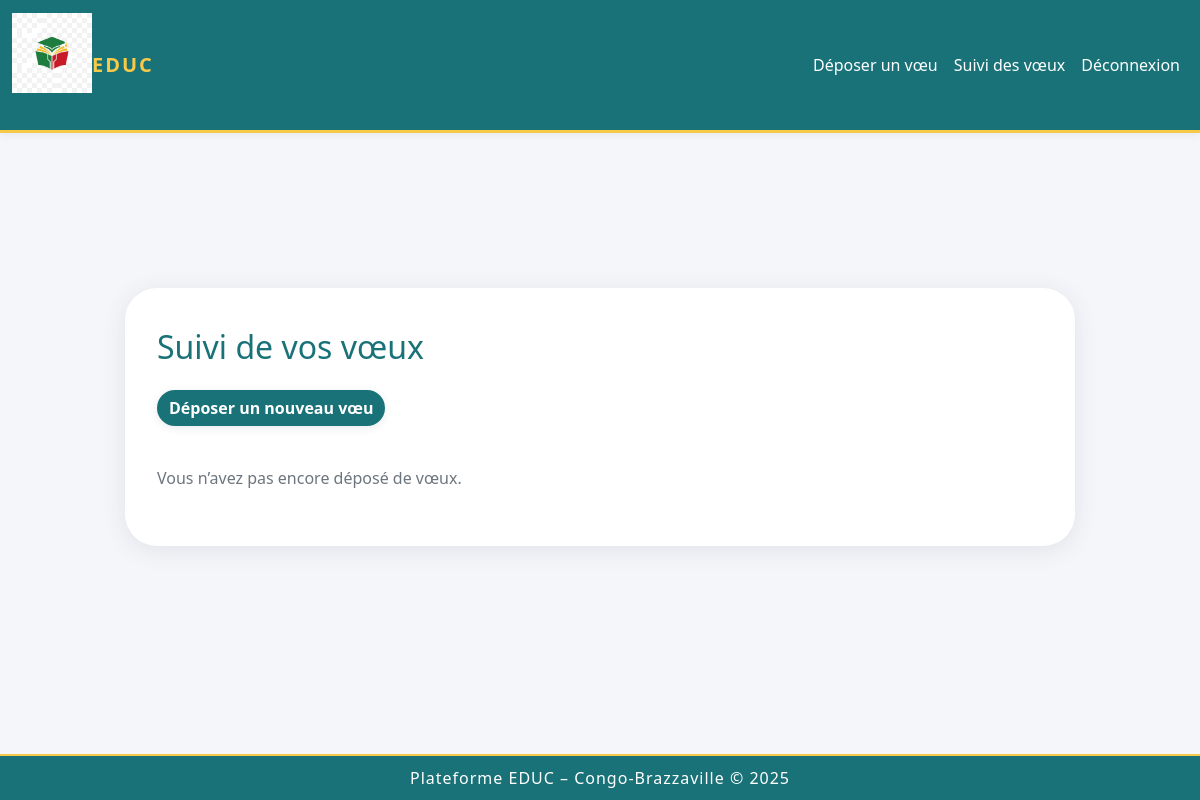
Before: /voeux/suivi/ (signed in) with the older database file.
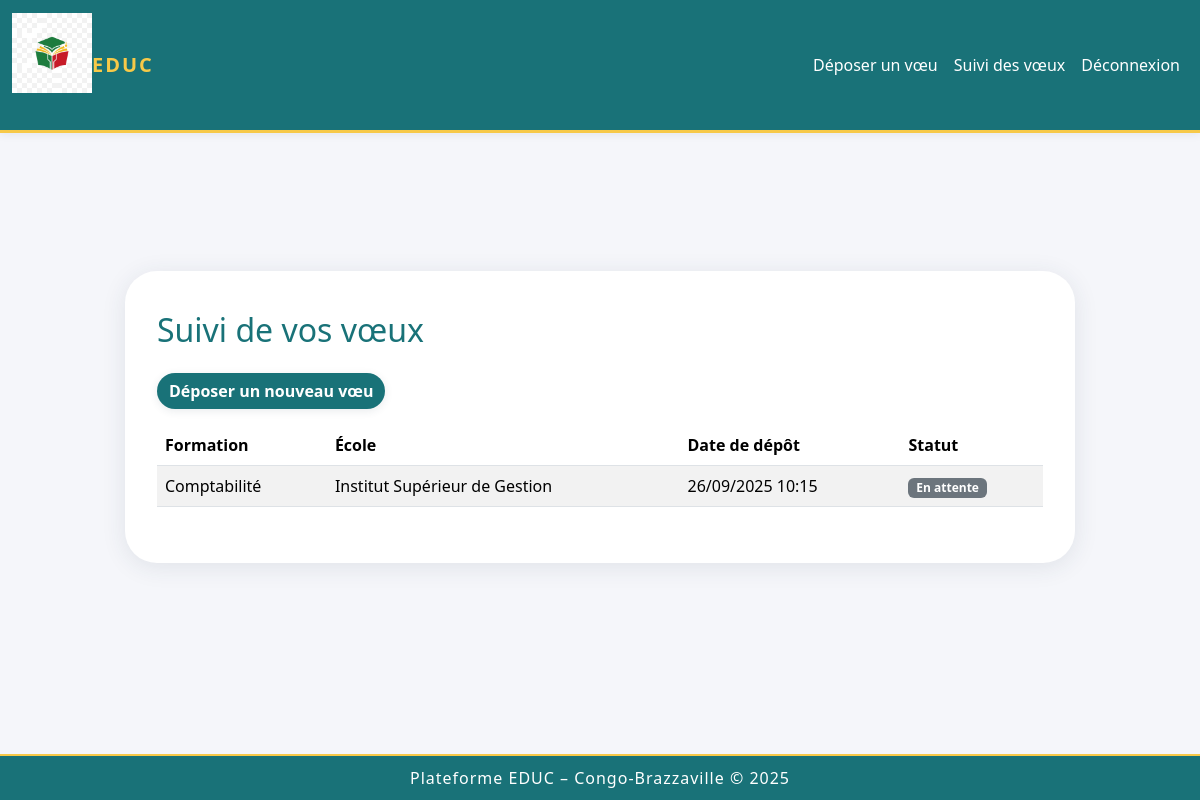
After: the same page with the newer database file.
### voeux/models.py (models this page shows, shortened)
class Voeu(models.Model):
    STATUT_CHOICES = [
        ('En attente', 'En attente'),
        ('Accepté', 'Accepté'),
        ('Refusé', 'Refusé'),
    ]
    user = models.ForeignKey(User, on_delete=models.CASCADE)
    formation = models.ForeignKey(Formation, on_delete=models.CASCADE)
    date_depot = models.DateTimeField(auto_now_add=True)
    statut = models.CharField(max_length=50, choices=STATUT_CHOICES, default='En attente')
    class Meta:
        unique_together = ('user', 'formation')

class Formation(models.Model):
    nom = models.CharField(max_length=100)
    ecole = models.ForeignKey(Ecole, on_delete=models.CASCADE)

class Ecole(models.Model):
    nom = models.CharField(max_length=100)

### voeux/views.py (the view)
# urls.py: path('suivi/', views.suivi_voeux, name='suivi_voeux'),
@login_required
def suivi_voeux(request):
    voeux = Voeu.objects.filter(user=request.user)
    return render(request, 'voeux/suivi_voeux.html', {'voeux': voeux})

### templates/voeux/suivi_voeux.html
{% extends 'base.html' %}
{% block content %}
<div class="row justify-content-center align-items-center" style="min-height: 65vh;">
    <div class="col-md-10 educ-card">
        <h2 class="mb-4" style="color: #197278;">Suivi de vos vœux</h2>
        <a href="{% url 'voeux:depot_voeux' %}" class="btn btn-educ mb-3">Déposer un nouveau vœu</a>
        {% if voeux %}
        <div class="table-responsive">
            <table class="table table-striped align-middle rounded">
                <thead style="background: #f7c948;">
                    <tr>
                        <th>Formation</th>
                        <th>École</th>
                        <th>Date de dépôt</th>
                        <th>Statut</th>
                    </tr>
                </thead>
                <tbody>
                    {% for v in voeux %}
                    <tr>
                        <td>{{ v.formation.nom }}</td>
                        <td>{{ v.formation.ecole.nom }}</td>
                        <td>{{ v.date_depot|date:"d/m/Y H:i" }}</td>
                        <td>
                          {% if v.statut == "Accepté" %}
                            <span class="badge bg-success">{{ v.statut }}</span>
                          {% elif v.statut == "Refusé" %}
                            <span class="badge bg-danger">{{ v.statut }}</span>
                          {% else %}
                            <span class="badge bg-secondary">{{ v.statut }}</span>
                          {% endif %}
                        </td>
                    </tr>
                    {% endfor %}
                </tbody>
            </table>
        </div>
        {% else %}
        <p class="mt-4 text-secondary">Vous n’avez pas encore déposé de vœux.</p>
        {% endif %}
    </div>
</div>
{% endblock %}

Changed rows visible on the page:
added Voeu: formation.nom "Comptabilité", formation.ecole.nom "Institut Supérieur de Gestion", date_depot "26/09/2025 10:15", statut "En attente"
Other visible differences:
text no longer shown: "Vous n’avez pas encore déposé de vœux."
text now shown: "Formation École Date de dépôt Statut"
